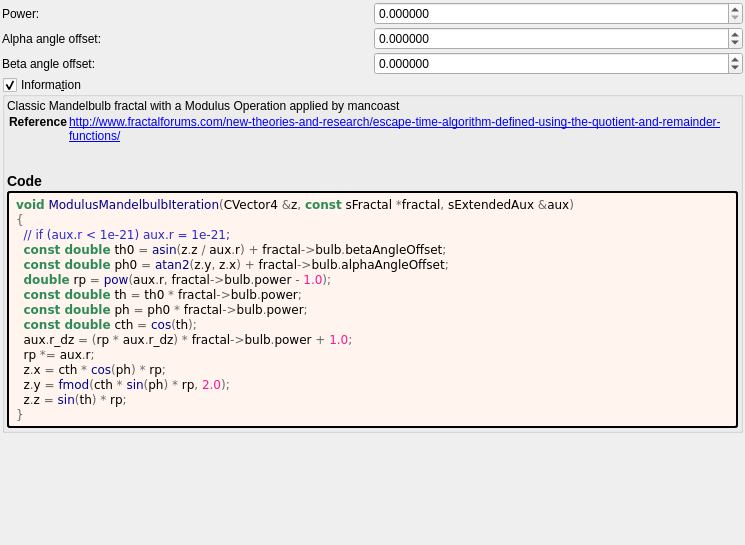
<?xml version="1.0" encoding="UTF-8"?>
<ui version="4.0">
 <class>modulus_mandelbulb</class>
 <widget class="QWidget" name="Form">
  <property name="geometry">
   <rect>
    <x>0</x>
    <y>0</y>
    <width>745</width>
    <height>545</height>
   </rect>
  </property>
  <property name="windowTitle">
   <string notr="true">modulus_mandelbulb</string>
  </property>
  <layout class="QVBoxLayout" name="verticalLayout">
   <property name="spacing">
    <number>2</number>
   </property>
   <property name="leftMargin">
    <number>2</number>
   </property>
   <property name="topMargin">
    <number>2</number>
   </property>
   <property name="rightMargin">
    <number>2</number>
   </property>
   <property name="bottomMargin">
    <number>2</number>
   </property>
   <item>
    <layout class="QGridLayout" name="gridLayout" columnstretch="0,0">
     <property name="spacing">
      <number>2</number>
     </property>
     <item row="1" column="1">
      <widget class="MyDoubleSpinBox" name="spinboxd_alpha_angle_offset">
       <property name="sizePolicy">
        <sizepolicy hsizetype="Minimum" vsizetype="Maximum">
         <horstretch>0</horstretch>
         <verstretch>0</verstretch>
        </sizepolicy>
       </property>
       <property name="prefix">
        <string/>
       </property>
       <property name="suffix">
        <string/>
       </property>
       <property name="decimals">
        <number>6</number>
       </property>
       <property name="minimum">
        <double>-36000.000000000000000</double>
       </property>
       <property name="maximum">
        <double>36000.000000000000000</double>
       </property>
       <property name="singleStep">
        <double>0.100000000000000</double>
       </property>
      </widget>
     </item>
     <item row="2" column="1">
      <widget class="MyDoubleSpinBox" name="spinboxd_beta_angle_offset">
       <property name="sizePolicy">
        <sizepolicy hsizetype="Minimum" vsizetype="Maximum">
         <horstretch>0</horstretch>
         <verstretch>0</verstretch>
        </sizepolicy>
       </property>
       <property name="prefix">
        <string/>
       </property>
       <property name="suffix">
        <string/>
       </property>
       <property name="decimals">
        <number>6</number>
       </property>
       <property name="minimum">
        <double>-36000.000000000000000</double>
       </property>
       <property name="maximum">
        <double>36000.000000000000000</double>
       </property>
       <property name="singleStep">
        <double>0.100000000000000</double>
       </property>
      </widget>
     </item>
     <item row="0" column="1">
      <widget class="MyDoubleSpinBox" name="spinbox_power">
       <property name="sizePolicy">
        <sizepolicy hsizetype="Minimum" vsizetype="Maximum">
         <horstretch>0</horstretch>
         <verstretch>0</verstretch>
        </sizepolicy>
       </property>
       <property name="prefix">
        <string/>
       </property>
       <property name="suffix">
        <string/>
       </property>
       <property name="decimals">
        <number>6</number>
       </property>
       <property name="minimum">
        <double>0.000000000000000</double>
       </property>
       <property name="maximum">
        <double>99.989999999999995</double>
       </property>
       <property name="singleStep">
        <double>0.100000000000000</double>
       </property>
      </widget>
     </item>
     <item row="2" column="0">
      <widget class="QLabel" name="label_9">
       <property name="text">
        <string>Beta angle offset:</string>
       </property>
      </widget>
     </item>
     <item row="1" column="0">
      <widget class="QLabel" name="label_8">
       <property name="text">
        <string>Alpha angle offset:</string>
       </property>
      </widget>
     </item>
     <item row="0" column="0">
      <widget class="QLabel" name="label_7">
       <property name="text">
        <string>Power:</string>
       </property>
      </widget>
     </item>
    </layout>
   </item>
   <item>
    <widget class="MyGroupBox" name="groupCheck_info">
     <property name="title">
      <string>Informa&amp;tion</string>
     </property>
     <property name="flat">
      <bool>false</bool>
     </property>
     <property name="checkable">
      <bool>true</bool>
     </property>
     <layout class="QVBoxLayout" name="verticalLayout_2">
      <property name="spacing">
       <number>2</number>
      </property>
      <property name="leftMargin">
       <number>2</number>
      </property>
      <property name="topMargin">
       <number>2</number>
      </property>
      <property name="rightMargin">
       <number>2</number>
      </property>
      <property name="bottomMargin">
       <number>2</number>
      </property>
      <item>
       <widget class="QLabel" name="label_information_general">
        <property name="text">
         <string notr="true">&lt;p&gt;Classic Mandelbulb fractal with a Modulus Operation applied by mancoast&lt;/p&gt;&lt;table&gt;
&lt;tr&gt;&lt;th&gt;Reference&lt;/th&gt;&lt;td&gt;&lt;a href=&quot;http://www.fractalforums.com/new-theories-and-research/escape-time-algorithm-defined-using-the-quotient-and-remainder-functions/&quot;&gt;http://www.fractalforums.com/new-theories-and-research/escape-time-algorithm-defined-using-the-quotient-and-remainder-functions/&lt;br&gt;
&lt;/td&gt;&lt;/tr&gt;
&lt;/table&gt;
&lt;h3&gt;Code&lt;/h3&gt;</string>
        </property>
        <property name="wordWrap">
         <bool>true</bool>
        </property>
        <property name="openExternalLinks">
         <bool>true</bool>
        </property>
        <property name="textInteractionFlags">
         <set>Qt::LinksAccessibleByMouse|Qt::TextSelectableByMouse</set>
        </property>
       </widget>
      </item>
      <item>
       <widget class="QLabel" name="label_code_content">
        <property name="styleSheet">
         <string notr="true">border-style: outset; border-width: 2px; border-radius: 3px; border-color: black; background-color: #fff5ee; padding: 4px;</string>
        </property>
        <property name="text">
         <string notr="true">&lt;body style=&quot;background-color:#fff5ee&quot;&gt;
&lt;pre style=&quot;color:#000000; background-color:#fff5ee;  font-family:'Courier New',monospace;&quot;&gt;&lt;span style=&quot;color:#2e8b57; font-weight:bold&quot;&gt;void&lt;/span&gt; &lt;span style=&quot;color:#00008f&quot;&gt;ModulusMandelbulbIteration&lt;/span&gt;&lt;span style=&quot;color:#676767&quot;&gt;(&lt;/span&gt;CVector4 &lt;span style=&quot;color:#676767&quot;&gt;&amp;amp;&lt;/span&gt;z&lt;span style=&quot;color:#676767&quot;&gt;,&lt;/span&gt; &lt;span style=&quot;color:#2e8b57; font-weight:bold&quot;&gt;const&lt;/span&gt; sFractal &lt;span style=&quot;color:#676767&quot;&gt;*&lt;/span&gt;fractal&lt;span style=&quot;color:#676767&quot;&gt;,&lt;/span&gt; sExtendedAux &lt;span style=&quot;color:#676767&quot;&gt;&amp;amp;&lt;/span&gt;aux&lt;span style=&quot;color:#676767&quot;&gt;)&lt;/span&gt;
&lt;span style=&quot;color:#676767&quot;&gt;{&lt;/span&gt;
  &lt;span style=&quot;color:#2929cc&quot;&gt;// if (aux.r &amp;lt; 1e-21) aux.r = 1e-21;&lt;/span&gt;
  &lt;span style=&quot;color:#2e8b57; font-weight:bold&quot;&gt;const double&lt;/span&gt; th0 &lt;span style=&quot;color:#676767&quot;&gt;=&lt;/span&gt; &lt;span style=&quot;color:#00008f&quot;&gt;asin&lt;/span&gt;&lt;span style=&quot;color:#676767&quot;&gt;(&lt;/span&gt;z&lt;span style=&quot;color:#676767&quot;&gt;.&lt;/span&gt;z &lt;span style=&quot;color:#676767&quot;&gt;/&lt;/span&gt; aux&lt;span style=&quot;color:#676767&quot;&gt;.&lt;/span&gt;r&lt;span style=&quot;color:#676767&quot;&gt;) +&lt;/span&gt; fractal&lt;span style=&quot;color:#676767&quot;&gt;-&amp;gt;&lt;/span&gt;bulb&lt;span style=&quot;color:#676767&quot;&gt;.&lt;/span&gt;betaAngleOffset&lt;span style=&quot;color:#676767&quot;&gt;;&lt;/span&gt;
  &lt;span style=&quot;color:#2e8b57; font-weight:bold&quot;&gt;const double&lt;/span&gt; ph0 &lt;span style=&quot;color:#676767&quot;&gt;=&lt;/span&gt; &lt;span style=&quot;color:#00008f&quot;&gt;atan2&lt;/span&gt;&lt;span style=&quot;color:#676767&quot;&gt;(&lt;/span&gt;z&lt;span style=&quot;color:#676767&quot;&gt;.&lt;/span&gt;y&lt;span style=&quot;color:#676767&quot;&gt;,&lt;/span&gt; z&lt;span style=&quot;color:#676767&quot;&gt;.&lt;/span&gt;x&lt;span style=&quot;color:#676767&quot;&gt;) +&lt;/span&gt; fractal&lt;span style=&quot;color:#676767&quot;&gt;-&amp;gt;&lt;/span&gt;bulb&lt;span style=&quot;color:#676767&quot;&gt;.&lt;/span&gt;alphaAngleOffset&lt;span style=&quot;color:#676767&quot;&gt;;&lt;/span&gt;
  &lt;span style=&quot;color:#2e8b57; font-weight:bold&quot;&gt;double&lt;/span&gt; rp &lt;span style=&quot;color:#676767&quot;&gt;=&lt;/span&gt; &lt;span style=&quot;color:#00008f&quot;&gt;pow&lt;/span&gt;&lt;span style=&quot;color:#676767&quot;&gt;(&lt;/span&gt;aux&lt;span style=&quot;color:#676767&quot;&gt;.&lt;/span&gt;r&lt;span style=&quot;color:#676767&quot;&gt;,&lt;/span&gt; fractal&lt;span style=&quot;color:#676767&quot;&gt;-&amp;gt;&lt;/span&gt;bulb&lt;span style=&quot;color:#676767&quot;&gt;.&lt;/span&gt;power &lt;span style=&quot;color:#676767&quot;&gt;-&lt;/span&gt; &lt;span style=&quot;color:#ff1493&quot;&gt;1.0&lt;/span&gt;&lt;span style=&quot;color:#676767&quot;&gt;);&lt;/span&gt;
  &lt;span style=&quot;color:#2e8b57; font-weight:bold&quot;&gt;const double&lt;/span&gt; th &lt;span style=&quot;color:#676767&quot;&gt;=&lt;/span&gt; th0 &lt;span style=&quot;color:#676767&quot;&gt;*&lt;/span&gt; fractal&lt;span style=&quot;color:#676767&quot;&gt;-&amp;gt;&lt;/span&gt;bulb&lt;span style=&quot;color:#676767&quot;&gt;.&lt;/span&gt;power&lt;span style=&quot;color:#676767&quot;&gt;;&lt;/span&gt;
  &lt;span style=&quot;color:#2e8b57; font-weight:bold&quot;&gt;const double&lt;/span&gt; ph &lt;span style=&quot;color:#676767&quot;&gt;=&lt;/span&gt; ph0 &lt;span style=&quot;color:#676767&quot;&gt;*&lt;/span&gt; fractal&lt;span style=&quot;color:#676767&quot;&gt;-&amp;gt;&lt;/span&gt;bulb&lt;span style=&quot;color:#676767&quot;&gt;.&lt;/span&gt;power&lt;span style=&quot;color:#676767&quot;&gt;;&lt;/span&gt;
  &lt;span style=&quot;color:#2e8b57; font-weight:bold&quot;&gt;const double&lt;/span&gt; cth &lt;span style=&quot;color:#676767&quot;&gt;=&lt;/span&gt; &lt;span style=&quot;color:#00008f&quot;&gt;cos&lt;/span&gt;&lt;span style=&quot;color:#676767&quot;&gt;(&lt;/span&gt;th&lt;span style=&quot;color:#676767&quot;&gt;);&lt;/span&gt;
  aux&lt;span style=&quot;color:#676767&quot;&gt;.&lt;/span&gt;r_dz &lt;span style=&quot;color:#676767&quot;&gt;= (&lt;/span&gt;rp &lt;span style=&quot;color:#676767&quot;&gt;*&lt;/span&gt; aux&lt;span style=&quot;color:#676767&quot;&gt;.&lt;/span&gt;r_dz&lt;span style=&quot;color:#676767&quot;&gt;) *&lt;/span&gt; fractal&lt;span style=&quot;color:#676767&quot;&gt;-&amp;gt;&lt;/span&gt;bulb&lt;span style=&quot;color:#676767&quot;&gt;.&lt;/span&gt;power &lt;span style=&quot;color:#676767&quot;&gt;+&lt;/span&gt; &lt;span style=&quot;color:#ff1493&quot;&gt;1.0&lt;/span&gt;&lt;span style=&quot;color:#676767&quot;&gt;;&lt;/span&gt;
  rp &lt;span style=&quot;color:#676767&quot;&gt;*=&lt;/span&gt; aux&lt;span style=&quot;color:#676767&quot;&gt;.&lt;/span&gt;r&lt;span style=&quot;color:#676767&quot;&gt;;&lt;/span&gt;
  z&lt;span style=&quot;color:#676767&quot;&gt;.&lt;/span&gt;x &lt;span style=&quot;color:#676767&quot;&gt;=&lt;/span&gt; cth &lt;span style=&quot;color:#676767&quot;&gt;*&lt;/span&gt; &lt;span style=&quot;color:#00008f&quot;&gt;cos&lt;/span&gt;&lt;span style=&quot;color:#676767&quot;&gt;(&lt;/span&gt;ph&lt;span style=&quot;color:#676767&quot;&gt;) *&lt;/span&gt; rp&lt;span style=&quot;color:#676767&quot;&gt;;&lt;/span&gt;
  z&lt;span style=&quot;color:#676767&quot;&gt;.&lt;/span&gt;y &lt;span style=&quot;color:#676767&quot;&gt;=&lt;/span&gt; &lt;span style=&quot;color:#00008f&quot;&gt;fmod&lt;/span&gt;&lt;span style=&quot;color:#676767&quot;&gt;(&lt;/span&gt;cth &lt;span style=&quot;color:#676767&quot;&gt;*&lt;/span&gt; &lt;span style=&quot;color:#00008f&quot;&gt;sin&lt;/span&gt;&lt;span style=&quot;color:#676767&quot;&gt;(&lt;/span&gt;ph&lt;span style=&quot;color:#676767&quot;&gt;) *&lt;/span&gt; rp&lt;span style=&quot;color:#676767&quot;&gt;,&lt;/span&gt; &lt;span style=&quot;color:#ff1493&quot;&gt;2.0&lt;/span&gt;&lt;span style=&quot;color:#676767&quot;&gt;);&lt;/span&gt;
  z&lt;span style=&quot;color:#676767&quot;&gt;.&lt;/span&gt;z &lt;span style=&quot;color:#676767&quot;&gt;=&lt;/span&gt; &lt;span style=&quot;color:#00008f&quot;&gt;sin&lt;/span&gt;&lt;span style=&quot;color:#676767&quot;&gt;(&lt;/span&gt;th&lt;span style=&quot;color:#676767&quot;&gt;) *&lt;/span&gt; rp&lt;span style=&quot;color:#676767&quot;&gt;;&lt;/span&gt;
&lt;span style=&quot;color:#676767&quot;&gt;}&lt;/span&gt;
&lt;/pre&gt;
&lt;/body&gt;</string>
        </property>
        <property name="wordWrap">
         <bool>true</bool>
        </property>
        <property name="openExternalLinks">
         <bool>true</bool>
        </property>
        <property name="textInteractionFlags">
         <set>Qt::LinksAccessibleByMouse|Qt::TextSelectableByMouse</set>
        </property>
       </widget>
      </item>
     </layout>
    </widget>
   </item>
   <item>
    <spacer name="verticalSpacer">
     <property name="orientation">
      <enum>Qt::Vertical</enum>
     </property>
     <property name="sizeHint" stdset="0">
      <size>
       <width>20</width>
       <height>40</height>
      </size>
     </property>
    </spacer>
   </item>
  </layout>
 </widget>
 <customwidgets>
  <customwidget>
   <class>MyDoubleSpinBox</class>
   <extends>QDoubleSpinBox</extends>
   <header>my_double_spin_box.h</header>
  </customwidget>
  <customwidget>
   <class>MyGroupBox</class>
   <extends>QGroupBox</extends>
   <header>my_group_box.h</header>
   <container>1</container>
  </customwidget>
 </customwidgets>
 <tabstops>
  <tabstop>spinbox_power</tabstop>
  <tabstop>spinboxd_alpha_angle_offset</tabstop>
  <tabstop>spinboxd_beta_angle_offset</tabstop>
 </tabstops>
 <resources/>
 <connections/>
</ui>
